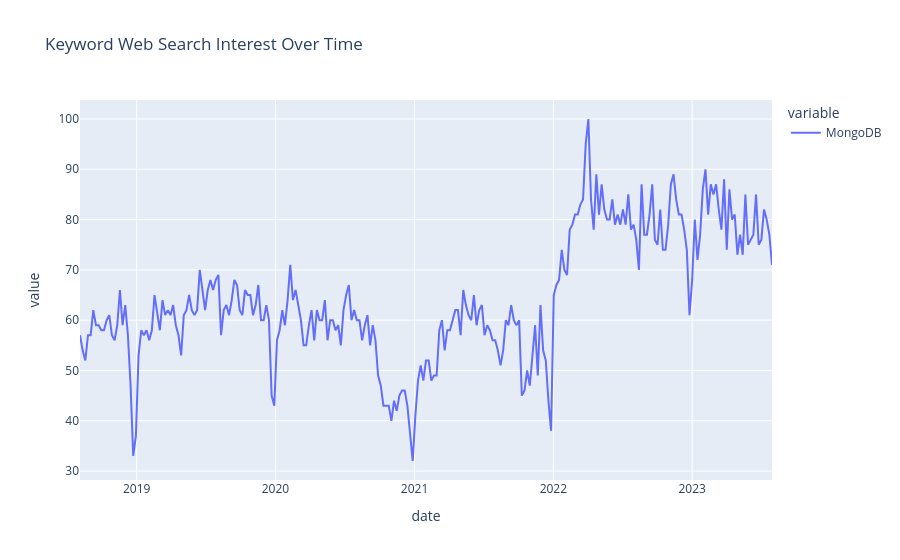

Notebook source saved alongside this figure:
### Code cell
#1 Interest over Time
data = pytrends.interest_over_time() 
data = data.reset_index() 

fig = px.line(data, x="date", y=['MongoDB'], title='Keyword Web Search Interest Over Time')
fig.show()

### Figure 1 — Plotly figure (JSON) as saved in the notebook; plotly's stock layout.template omitted (floating-point values rounded to 4 significant figures; data arrays with more than 128 entries replaced by an {"elided": "..."} marker saying what was removed)
{"data": [{"hovertemplate": "variable=MongoDB<br>date=%{x}<br>value=%{y}<extra></extra>", "legendgroup": "MongoDB", "line": {"color": "#636efa", "dash": "solid"}, "marker": {"symbol": "circle"}, "mode": "lines", "name": "MongoDB", "orientation": "v", "showlegend": true, "type": "scatter", "x": {"elided": "261 str values"}, "xaxis": "x", "y": {"elided": "261 int values"}, "yaxis": "y"}], "layout": {"autosize": true, "legend": {"title": {"text": "variable"}, "tracegroupgap": 0}, "title": {"text": "Keyword Web Search Interest Over Time"}, "xaxis": {"anchor": "y", "autorange": true, "domain": [0, 1], "range": ["2018-08-05", "2023-07-30"], "title": {"text": "date"}, "type": "date"}, "yaxis": {"anchor": "x", "autorange": true, "domain": [0, 1], "range": [28.22, 103.8], "title": {"text": "value"}, "type": "linear"}}}
